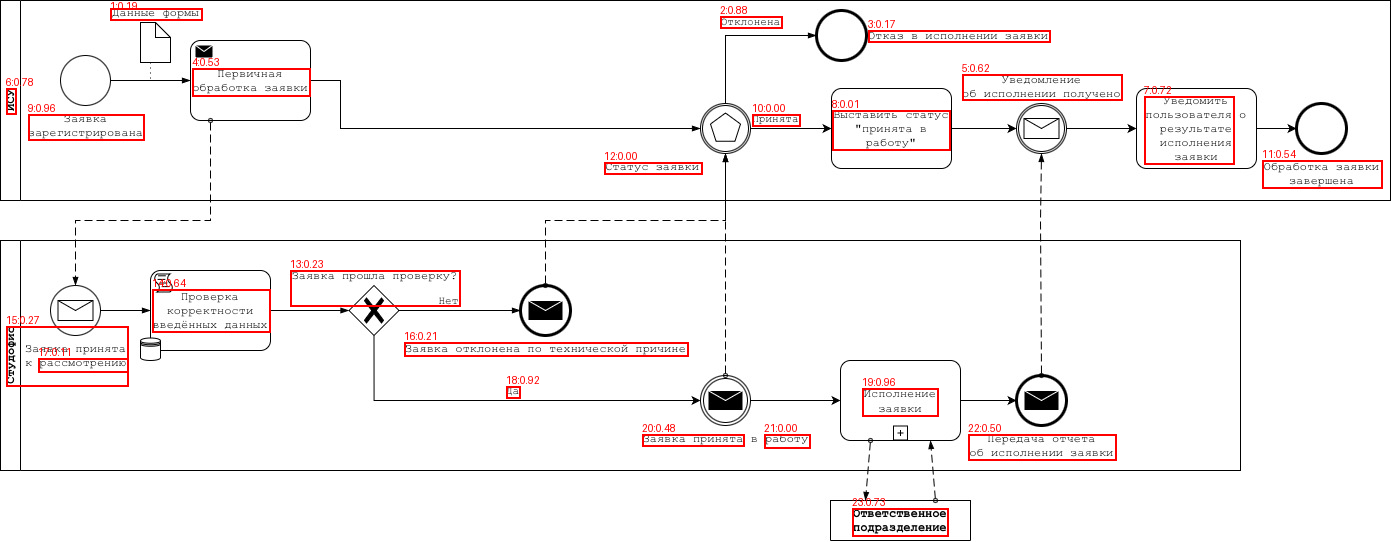
#> input picture preprocanddetect/run2_ocr_fast/overlay.png, 1391 x 542 px
$ python -i preprocess.py   (imports and definitions only)
#> lines starting #> are read from the running program, lines starting #| are printed output that depends on the picture; after the words box and inside, x2 and y2 are one past the last pixel; in counts of white or black regions, pixels touching at a corner belong together
from __future__ import annotations

from dataclasses import dataclass
from typing import Dict, Optional, Tuple, Union

import cv2
import numpy as np


class PreprocessError(RuntimeError):
    pass


@dataclass(frozen=True)
class PreprocessConfig:
    # resize: по умолчанию только downscale
    max_side: int = 1800
    upscale_small: bool = False
    min_side_for_upscale: int = 1000
    keep_aspect: bool = True

    # CLAHE: включаем только если контраст низкий (p95-p05 < threshold)
    use_clahe: bool = True
    clahe_clip_limit: float = 2.0
    clahe_tile_grid_size: int = 8
    clahe_min_contrast_p95_p05: int = 60

    # Denoise (NLM)
    use_nlm_denoise: bool = True
    denoise_h: int = 10
    denoise_template_window_size: int = 7
    denoise_search_window_size: int = 21

    # OCR bin
    adaptive_block: int = 35
    adaptive_c: int = 11

    # CV bin
    use_otsu_for_cv: bool = True

    # GEOM close:
    # 0 => авто-подбор (рекомендую)
    # 1 => выключено (без эффекта)
    # 3/5 => сильнее закрывает разрывы, но может склеивать мелочи
    geom_close_kernel: int = 0
    geom_close_iterations: int = 1

    # приводим к "черное на белом"
    force_black_on_white: bool = True

    # edges
    canny_sigma_low: float = 0.66
    canny_sigma_high: float = 1.33

    # geometry
    enable_deskew: bool = True
    deskew_min_deg: float = 0.5
    deskew_max_deg: float = 7.0
    deskew_hough_thresh: int = 120
    deskew_min_line_len: int = 60
    deskew_max_line_gap: int = 10


def preprocess(
    image: Union[str, bytes, np.ndarray],
    cfg: Optional[PreprocessConfig] = None,
) -> Dict[str, np.ndarray]:
    """
    CHANGED:
      - preprocess теперь является единственной точкой геометрической нормализации (deskew + resize).
      - возвращает model_bgr — единый вход для YOLOX и text-detector.
      - добавлены deskew_matrix и deskew_matrix_inv для трассировки координат (coord_space="model").
    """
    if cfg is None:
        cfg = PreprocessConfig()

    bgr_orig = _load_as_bgr(image)

    # deskew -> geom_bgr + матрицы
    bgr_geom, geom_angle, deskew_mat, deskew_mat_inv = _deskew_if_needed(bgr_orig, cfg)

    # resize -> model_bgr (ЕДИНЫЙ вход для детекторов)
    bgr, resize_ratio = _resize(bgr_geom, cfg)

    gray = _to_gray_uint8(bgr)
    gray_eq = _apply_clahe_if_needed(gray, cfg)
    denoised = _denoise(gray_eq, cfg)

    ocr_bin = _binarize_ocr(denoised, cfg)
    cv_bin = _binarize_cv(denoised, cfg)

    if cfg.force_black_on_white:
        ocr_bin = _ensure_black_on_white(ocr_bin)
        cv_bin = _ensure_black_on_white(cv_bin)

    geom = _make_geom(cv_bin, cfg)
    edges = _edges_from_gray(denoised, cfg)

    return {
        # orig -> только для reference/debug
        "orig_bgr": bgr_orig,

        # geom_bgr -> после deskew (до resize)
        "geom_bgr": bgr_geom,

        # model_bgr -> ПОСЛЕ deskew + resize (ЕДИНЫЙ вход для YOLOX и text-detector)
        "model_bgr": bgr,

        "resize_ratio": np.array(resize_ratio, dtype=np.float32),
        "geom_angle_deg": np.array(geom_angle, dtype=np.float32),

        # CHANGED: матрицы deskew (orig -> geom) и inverse (geom -> orig)
        "deskew_matrix": deskew_mat.astype(np.float32),
        "deskew_matrix_inv": deskew_mat_inv.astype(np.float32),

        # derived from model_bgr
        "gray": gray,
        "gray_eq": gray_eq,
        "denoised": denoised,
        "ocr": ocr_bin,
        "cv_binary": cv_bin,
        "geom": geom,
        "edges": edges,
    }


def _load_as_bgr(image: Union[str, bytes, np.ndarray]) -> np.ndarray:
    if isinstance(image, str):
        img = cv2.imread(image, cv2.IMREAD_UNCHANGED)
        if img is None:
            raise PreprocessError(f"Failed to read image from path: {image}")
        return _drop_alpha_to_white(img)

    if isinstance(image, bytes):
        arr = np.frombuffer(image, dtype=np.uint8)
        img = cv2.imdecode(arr, cv2.IMREAD_UNCHANGED)
        if img is None:
            raise PreprocessError("Failed to decode image from bytes")
        return _drop_alpha_to_white(img)

    if isinstance(image, np.ndarray):
        if image.size == 0:
            raise PreprocessError("Empty numpy image array")
        return _drop_alpha_to_white(image)

    raise PreprocessError(f"Unsupported input type: {type(image)!r}")


def _drop_alpha_to_white(img: np.ndarray) -> np.ndarray:
    if img.ndim == 2:
        return cv2.cvtColor(img, cv2.COLOR_GRAY2BGR)

    if img.ndim != 3:
        raise PreprocessError(f"Unexpected image shape: {img.shape}")

    ch = img.shape[2]
    if ch == 3:
        return img.astype(np.uint8, copy=False)

    if ch == 4:
        bgr = img[:, :, :3].astype(np.float32)
        alpha = (img[:, :, 3].astype(np.float32) / 255.0)[..., None]
        white = np.full_like(bgr, 255.0, dtype=np.float32)
        comp = bgr * alpha + white * (1.0 - alpha)
        return np.clip(comp, 0, 255).astype(np.uint8)

    raise PreprocessError(f"Unexpected channel count: {ch}")


def _resize(bgr: np.ndarray, cfg: PreprocessConfig) -> Tuple[np.ndarray, float]:
    h, w = bgr.shape[:2]
    long_side = max(h, w)

    if long_side > cfg.max_side:
        scale = cfg.max_side / float(long_side)
        new_w = max(1, int(round(w * scale)))
        new_h = max(1, int(round(h * scale)))
        return cv2.resize(bgr, (new_w, new_h), interpolation=cv2.INTER_AREA), float(scale)

    if cfg.upscale_small and long_side < cfg.min_side_for_upscale:
        scale = cfg.min_side_for_upscale / float(long_side)
        new_w = max(1, int(round(w * scale)))
        new_h = max(1, int(round(h * scale)))
        return cv2.resize(bgr, (new_w, new_h), interpolation=cv2.INTER_CUBIC), float(scale)

    return bgr, 1.0


def _to_gray_uint8(bgr: np.ndarray) -> np.ndarray:
    if bgr.ndim != 3 or bgr.shape[2] != 3:
        raise PreprocessError(f"Expected BGR image, got shape: {bgr.shape}")
    gray = cv2.cvtColor(bgr, cv2.COLOR_BGR2GRAY)
    if gray.dtype != np.uint8:
        gray = np.clip(gray, 0, 255).astype(np.uint8)
    return gray


def _apply_clahe_if_needed(gray: np.ndarray, cfg: PreprocessConfig) -> np.ndarray:
    if not cfg.use_clahe:
        return gray

    p05 = int(np.percentile(gray, 5))
    p95 = int(np.percentile(gray, 95))
    if (p95 - p05) >= int(cfg.clahe_min_contrast_p95_p05):
        return gray

    clahe = cv2.createCLAHE(
        clipLimit=float(cfg.clahe_clip_limit),
        tileGridSize=(int(cfg.clahe_tile_grid_size), int(cfg.clahe_tile_grid_size)),
    )
    return clahe.apply(gray)


def _denoise(gray: np.ndarray, cfg: PreprocessConfig) -> np.ndarray:
    if not cfg.use_nlm_denoise:
        return gray

    return cv2.fastNlMeansDenoising(
        gray,
        None,
        h=int(cfg.denoise_h),
        templateWindowSize=int(cfg.denoise_template_window_size),
        searchWindowSize=int(cfg.denoise_search_window_size),
    )


def _binarize_ocr(denoised: np.ndarray, cfg: PreprocessConfig) -> np.ndarray:
    block = int(cfg.adaptive_block)
    if block < 3:
        block = 3
    if block % 2 == 0:
        block += 1

    return cv2.adaptiveThreshold(
        denoised,
        255,
        cv2.ADAPTIVE_THRESH_GAUSSIAN_C,
        cv2.THRESH_BINARY,
        block,
        int(cfg.adaptive_c),
    )


def _binarize_cv(denoised: np.ndarray, cfg: PreprocessConfig) -> np.ndarray:
    if cfg.use_otsu_for_cv:
        _, cv_bin = cv2.threshold(denoised, 0, 255, cv2.THRESH_BINARY + cv2.THRESH_OTSU)
        return cv_bin
    return _binarize_ocr(denoised, cfg)


def _ensure_black_on_white(binary: np.ndarray) -> np.ndarray:
    if binary.dtype != np.uint8:
        binary = np.clip(binary, 0, 255).astype(np.uint8)
    if float(np.mean(binary)) < 127.0:
        return cv2.bitwise_not(binary)
    return binary


def _make_geom(cv_binary_black_on_white: np.ndarray, cfg: PreprocessConfig) -> np.ndarray:
    k = int(cfg.geom_close_kernel)
    if k == 0:
        k = _auto_select_close_kernel(cv_binary_black_on_white, cfg)

    inv = cv2.bitwise_not(cv_binary_black_on_white)
    kernel = cv2.getStructuringElement(cv2.MORPH_RECT, (k, k))
    closed = cv2.morphologyEx(inv, cv2.MORPH_CLOSE, kernel, iterations=int(cfg.geom_close_iterations))
    geom = cv2.bitwise_not(closed)

    if cfg.force_black_on_white:
        geom = _ensure_black_on_white(geom)
    return geom


def _auto_select_close_kernel(cv_binary_black_on_white: np.ndarray, cfg: PreprocessConfig) -> int:
    candidates = [1, 3, 5]

    base_cc = _count_black_components(cv_binary_black_on_white)
    base_black = float(np.mean(cv_binary_black_on_white == 0))

    if base_cc <= 200:
        return 1

    best_k = 1
    for k in candidates[1:]:
        inv = cv2.bitwise_not(cv_binary_black_on_white)
        kernel = cv2.getStructuringElement(cv2.MORPH_RECT, (k, k))
        closed = cv2.morphologyEx(inv, cv2.MORPH_CLOSE, kernel, iterations=int(cfg.geom_close_iterations))
        geom = cv2.bitwise_not(closed)

        cc = _count_black_components(geom)
        black = float(np.mean(geom == 0))

        cc_improved = (cc <= base_cc * 0.97)
        black_ok = (black <= base_black + 0.02)

        if cc_improved and black_ok:
            best_k = k
            break

    return best_k


def _count_black_components(binary_black_on_white: np.ndarray) -> int:
    fg = (binary_black_on_white == 0).astype(np.uint8)
    num_labels, _, _, _ = cv2.connectedComponentsWithStats(fg, connectivity=8)
    return int(max(0, num_labels - 1))


def _edges_from_gray(gray: np.ndarray, cfg: PreprocessConfig) -> np.ndarray:
    med = float(np.median(gray))
    lower = int(max(0, cfg.canny_sigma_low * med))
    upper = int(min(255, cfg.canny_sigma_high * med))
    return cv2.Canny(gray, lower, upper)


def _deskew_if_needed(bgr: np.ndarray, cfg: PreprocessConfig) -> Tuple[np.ndarray, float, np.ndarray, np.ndarray]:
    """
    CHANGED:
      Возвращаем также матрицы affine для трассировки координат:
        deskew_matrix (orig -> geom),
        deskew_matrix_inv (geom -> orig).
    """
    if not cfg.enable_deskew:
        mat = np.array([[1.0, 0.0, 0.0], [0.0, 1.0, 0.0]], dtype=np.float32)
        return bgr, 0.0, mat, mat

    gray = _to_gray_uint8(bgr)
    edges = cv2.Canny(gray, 50, 150)
    lines = cv2.HoughLinesP(
        edges,
        rho=1,
        theta=np.pi / 180.0,
        threshold=int(cfg.deskew_hough_thresh),
        minLineLength=int(cfg.deskew_min_line_len),
        maxLineGap=int(cfg.deskew_max_line_gap),
    )
    if lines is None or len(lines) == 0:
        mat = np.array([[1.0, 0.0, 0.0], [0.0, 1.0, 0.0]], dtype=np.float32)
        return bgr, 0.0, mat, mat

    angles = []
    for line in lines[:, 0, :]:
        x1, y1, x2, y2 = line
        dx = x2 - x1
        dy = y2 - y1
        if dx == 0 and dy == 0:
            continue
        angle = np.degrees(np.arctan2(dy, dx))
        if angle < -90:
            angle += 180
        if angle > 90:
            angle -= 180
        angles.append(angle)

    if not angles:
        mat = np.array([[1.0, 0.0, 0.0], [0.0, 1.0, 0.0]], dtype=np.float32)
        return bgr, 0.0, mat, mat

    median_angle = float(np.median(angles))
    if abs(median_angle) < cfg.deskew_min_deg or abs(median_angle) > cfg.deskew_max_deg:
        mat = np.array([[1.0, 0.0, 0.0], [0.0, 1.0, 0.0]], dtype=np.float32)
        return bgr, 0.0, mat, mat

    h, w = bgr.shape[:2]
    center = (w / 2.0, h / 2.0)
    mat = cv2.getRotationMatrix2D(center, median_angle, 1.0)

    cos = abs(mat[0, 0])
    sin = abs(mat[0, 1])
    new_w = int((h * sin) + (w * cos))
    new_h = int((h * cos) + (w * sin))

    mat[0, 2] += (new_w / 2.0) - center[0]
    mat[1, 2] += (new_h / 2.0) - center[1]

    rotated = cv2.warpAffine(
        bgr,
        mat,
        (new_w, new_h),
        flags=cv2.INTER_LINEAR,
        borderValue=(255, 255, 255),
    )

    mat_inv = cv2.invertAffineTransform(mat)
    return rotated, median_angle, mat, mat_inv

>>> import cv2
>>> picture = cv2.imread('run2_ocr_fast/overlay.png')
#> picture is the input picture: shape (542, 1391, 3); mean B, G, R 242.7, 242.7, 247.3
>>> result = preprocess(picture)
#> in _to_gray_uint8, `gray = cv2.cvtColor(bgr, cv2.COLOR_BGR2GRAY)`:
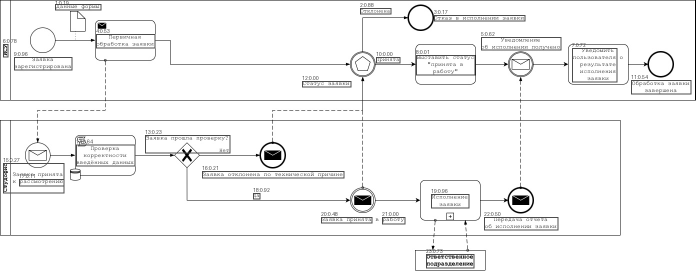
#> gray: shape (542, 1391) (shown at 1/2 size); min 0, max 255, mean 244.1
#> in _deskew_if_needed, `edges = cv2.Canny(gray, 50, 150)`:
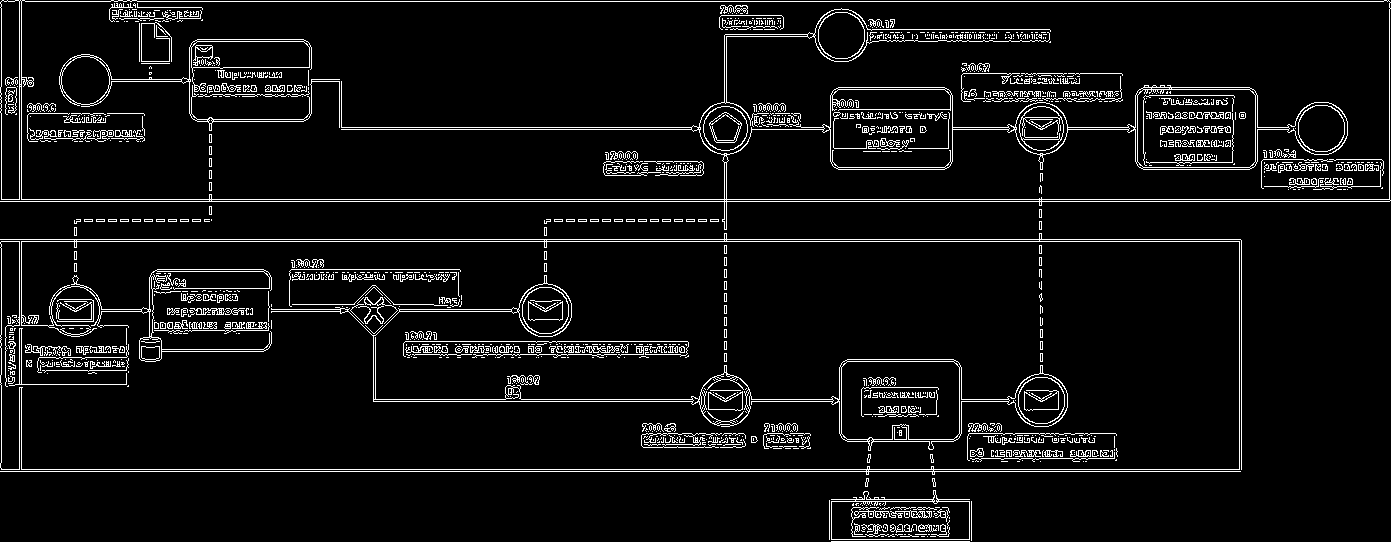
#> edges: shape (542, 1391); 6.1% white in thin lines or dots
#> in _deskew_if_needed, `lines = cv2.HoughLinesP( edges, rho=1, theta=np.pi / 180.0, threshold=..`: lines = 137 rows, first 6: [0, 201, 1389, 201], [1, 199, 1389, 199], [1, 469, 1241, 469], [1, 241, 1241, 241], [1, 1, 1389, 1], [0, 471, 1240, 471]
#> the loop in _deskew_if_needed, `for line in lines[:, 0, :]:` made 137 passes
#> (x1, y1, x2, y2, dx, dy, angle) on passes 1 to 8: (0, 201, 1389, 201, 1389, 0, 0), (1, 199, 1389, 199, 1388, 0, 0), (1, 469, 1241, 469, 1240, 0, 0), (1, 241, 1241, 241, 1240, 0, 0), (1, 1, 1389, 1, 1388, 0, 0), (0, 471, 1240, 471, 1240, 0, 0), (0, 239, 1240, 239, 1240, 0, 0), (862, 129, 925, 129, 63, 0, 0)
#> after the loop in _deskew_if_needed, `for line in lines[:, 0, :]:`: angles = 137 values, max 5.53 at index 128, min -90 at index 12, mean -4.54
#> in _deskew_if_needed, `median_angle = float(np.median(angles))`: median_angle = 0
#> in preprocess, `bgr_geom, geom_angle, deskew_mat, deskew_mat_inv = _deskew_if_needed(b..`: deskew_mat = [[1, 0, 0], [0, 1, 0]]
#> in preprocess, `bgr, resize_ratio = _resize(bgr_geom, cfg)`: resize_ratio = 1
#> in _apply_clahe_if_needed, `p05 = int(np.percentile(gray, 5))`: p05 = 142
#> in _apply_clahe_if_needed, `p95 = int(np.percentile(gray, 95))`: p95 = 255
#> in _binarize_ocr, `return cv2.adaptiveThreshold( denoised, 255, cv2.ADAPTIVE_THRESH_GAUSS..`:
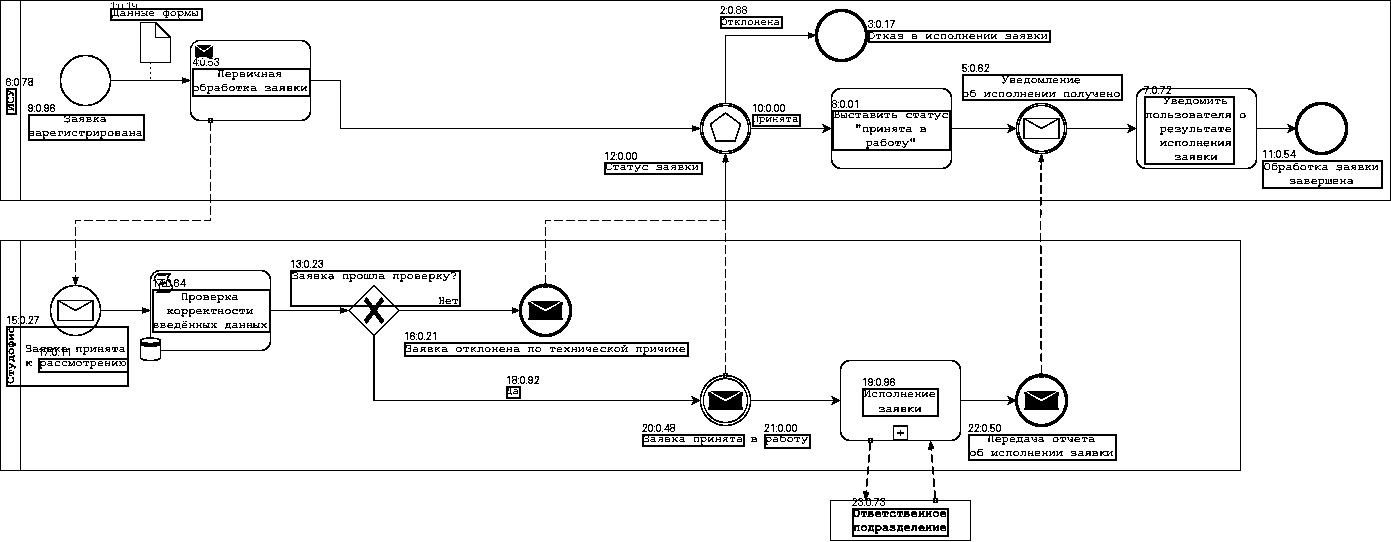
#> returned value: shape (542, 1391); 94.3% white; black in thin lines or dots
#> in _binarize_cv, `_, cv_bin = cv2.threshold(denoised, 0, 255, cv2.THRESH_BINARY + cv2.TH..`:
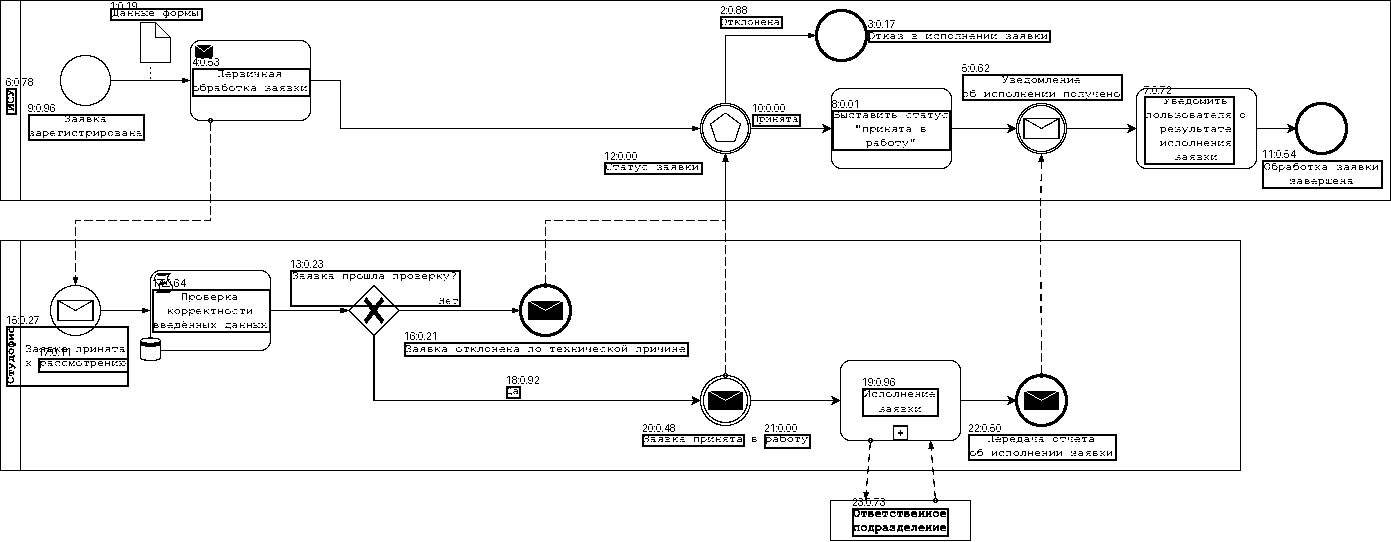
#> cv_bin: shape (542, 1391); 94.8% white; black in thin lines or dots
#> in _count_black_components, `num_labels, _, _, _ = cv2.connectedComponentsWithStats(fg, connectivit..`: num_labels = 1127
#> in _auto_select_close_kernel, `base_cc = _count_black_components(cv_binary_black_on_white)`: base_cc = 1126
#> in _auto_select_close_kernel, `base_black = float(np.mean(cv_binary_black_on_white == 0))`: base_black = 0.0518
#> the loop in _auto_select_close_kernel, `for k in candidates[1:]:` made 1 pass
#> (num_labels in _count_black_components, cc, black, cc_improved, black_ok) on pass 1: (179, 178, 0.0644, True, True)
#> pass 1, in _auto_select_close_kernel, `closed = cv2.morphologyEx(inv, cv2.MORPH_CLOSE, kernel, iterations=int..`:
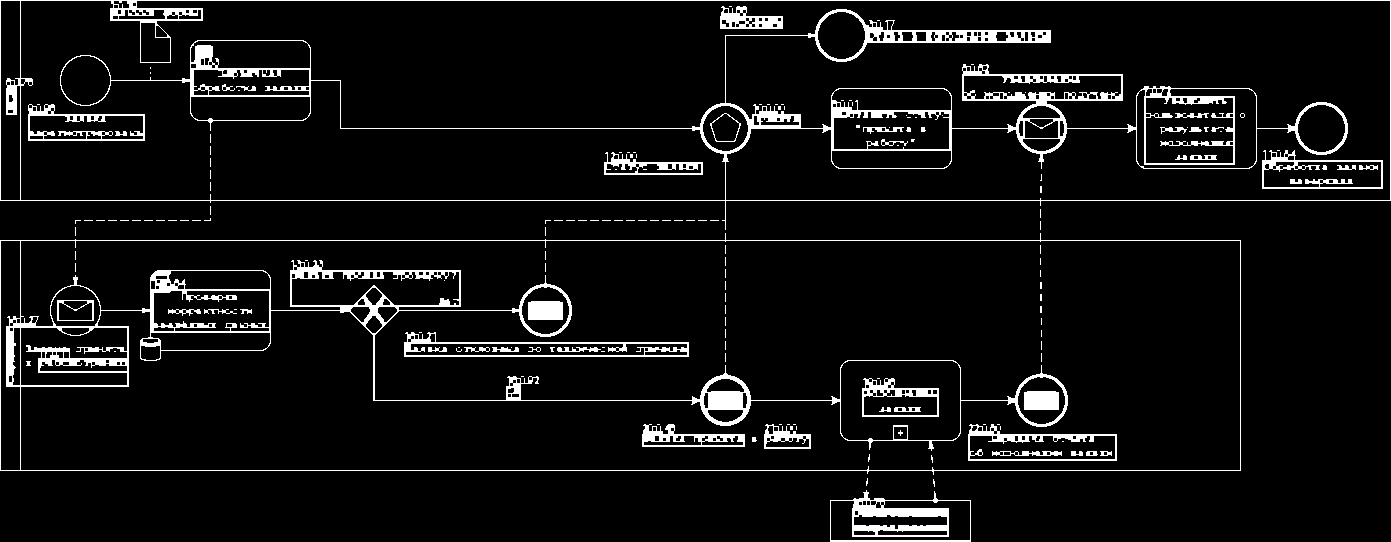
#> closed: shape (542, 1391); 6.4% white; 178 white regions (130 under 20 px), largest, box (x1, y1, x2, y2) and area: (0, 0, 1391, 230) 18005, (0, 233, 1241, 475) 14264, (830, 490, 971, 542) 2382
#> in _make_geom, `k = _auto_select_close_kernel(cv_binary_black_on_white, cfg)`: k = 3
#> in _make_geom, `kernel = cv2.getStructuringElement(cv2.MORPH_RECT, (k, k))`: kernel = [[1, 1, 1], [1, 1, 1], [1, 1, 1]]
#> in _edges_from_gray, `med = float(np.median(gray))`: med = 255
#> in _edges_from_gray, `lower = int(max(0, cfg.canny_sigma_low * med))`: lower = 168
#> in _edges_from_gray, `upper = int(min(255, cfg.canny_sigma_high * med))`: upper = 255
#> in _edges_from_gray, `return cv2.Canny(gray, lower, upper)`:
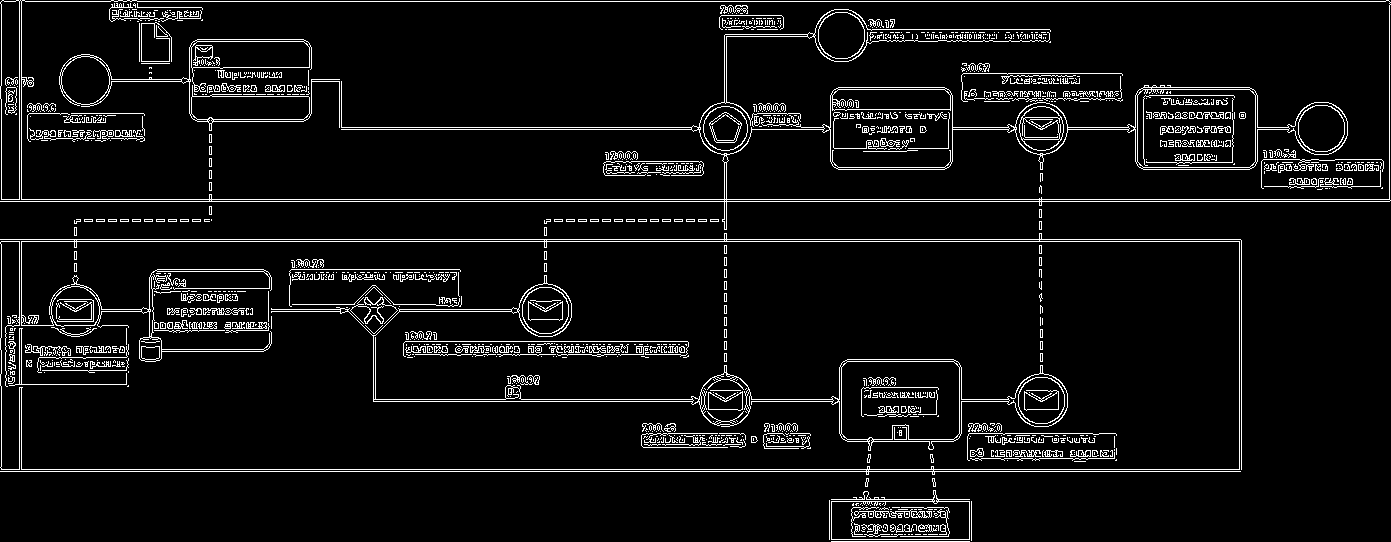
#> returned value: shape (542, 1391); 6.1% white in thin lines or dots
#> result = 14 items
